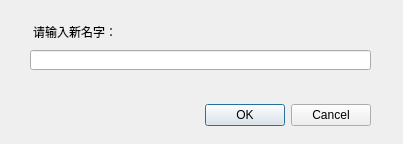
<?xml version="1.0" encoding="UTF-8"?>
<ui version="4.0">
 <class>Dialog</class>
 <widget class="QDialog" name="Dialog">
  <property name="geometry">
   <rect>
    <x>0</x>
    <y>0</y>
    <width>403</width>
    <height>144</height>
   </rect>
  </property>
  <property name="windowTitle">
   <string>Dialog</string>
  </property>
  <widget class="QDialogButtonBox" name="buttonBox">
   <property name="geometry">
    <rect>
     <x>30</x>
     <y>99</y>
     <width>341</width>
     <height>32</height>
    </rect>
   </property>
   <property name="orientation">
    <enum>Qt::Horizontal</enum>
   </property>
   <property name="standardButtons">
    <set>QDialogButtonBox::Cancel|QDialogButtonBox::Ok</set>
   </property>
  </widget>
  <widget class="QLabel" name="label">
   <property name="geometry">
    <rect>
     <x>33</x>
     <y>21</y>
     <width>91</width>
     <height>21</height>
    </rect>
   </property>
   <property name="text">
    <string>请输入新名字：</string>
   </property>
  </widget>
  <widget class="QLineEdit" name="lineEdit">
   <property name="geometry">
    <rect>
     <x>30</x>
     <y>50</y>
     <width>341</width>
     <height>20</height>
    </rect>
   </property>
  </widget>
 </widget>
 <resources/>
 <connections>
  <connection>
   <sender>buttonBox</sender>
   <signal>accepted()</signal>
   <receiver>Dialog</receiver>
   <slot>accept()</slot>
   <hints>
    <hint type="sourcelabel">
     <x>248</x>
     <y>254</y>
    </hint>
    <hint type="destinationlabel">
     <x>157</x>
     <y>274</y>
    </hint>
   </hints>
  </connection>
  <connection>
   <sender>buttonBox</sender>
   <signal>rejected()</signal>
   <receiver>Dialog</receiver>
   <slot>reject()</slot>
   <hints>
    <hint type="sourcelabel">
     <x>316</x>
     <y>260</y>
    </hint>
    <hint type="destinationlabel">
     <x>286</x>
     <y>274</y>
    </hint>
   </hints>
  </connection>
 </connections>
</ui>
